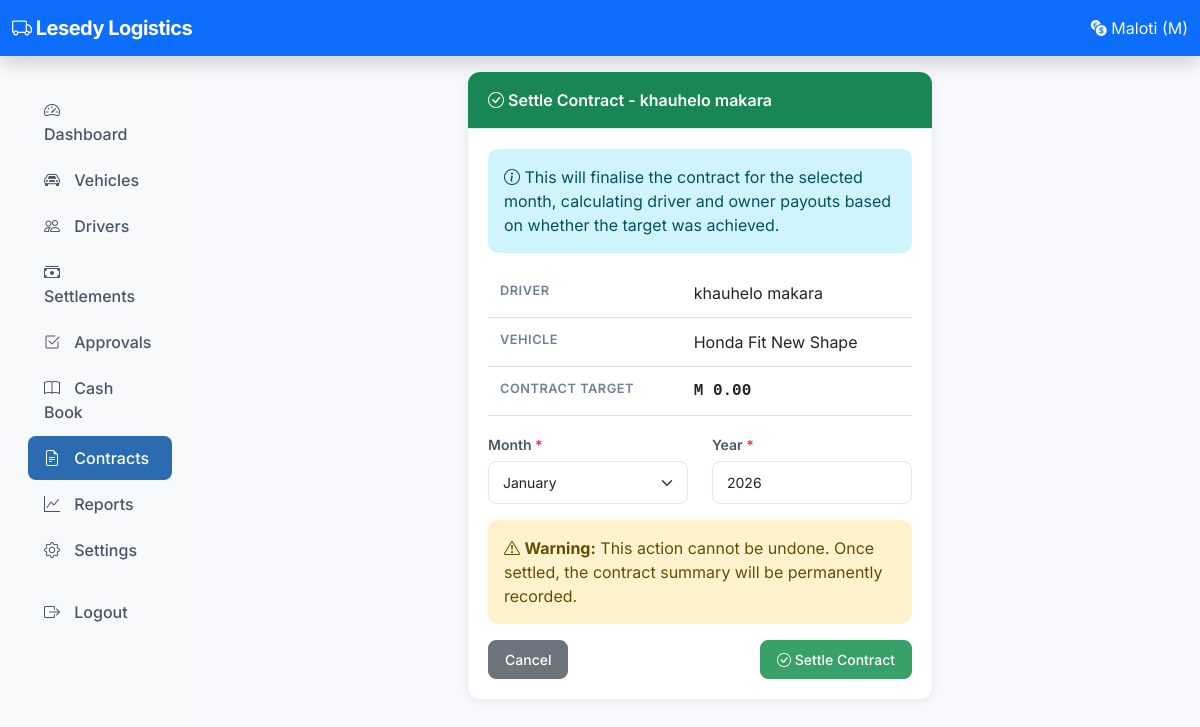
The page /owner/contract/1/settle/ (signed in) on the database its author committed.
### accounts/models.py (models this page shows, shortened)
class SystemSettings(models.Model):
    debt_cap = models.DecimalField(max_digits=10, decimal_places=2, default=500.00)
    repayment_percentage = models.IntegerField(default=100)
    minimum_driver_take = models.DecimalField(max_digits=10, decimal_places=2, default=0)
    company_name = models.CharField(max_length=200, default='My Transport Fleet')
    company_phone = models.CharField(max_length=20, blank=True)
    company_email = models.EmailField(blank=True)
    company_address = models.TextField(blank=True)
    company_logo = models.ImageField(upload_to='company/', null=True, blank=True)
    days_in_month_for_salary = models.IntegerField(default=30)
    contract_settlement_day = models.IntegerField(default=1,
                                                   help_text="Day of month when contract is settled")
    default_bank_account = models.ForeignKey(
        'cashbook.BankAccount', on_delete=models.SET_NULL, null=True, blank=True
    )
    cash_alert_threshold = models.DecimalField(max_digits=10, decimal_places=2, default=1000.00)
    bank_alert_threshold = models.DecimalField(max_digits=10, decimal_places=2, default=2000.00)
    updated_at = models.DateTimeField(auto_now=True)
    class Meta:
        verbose_name_plural = "System Settings"
    @classmethod
    def get_settings(cls):
        obj, created = cls.objects.get_or_create(id=1)
        return obj

### drivers/models.py (models this page shows, shortened)
class Driver(models.Model):
    name = models.CharField(max_length=200)
    phone = models.CharField(max_length=20, unique=True)
    email = models.EmailField(blank=True, null=True)
    address = models.TextField(blank=True)
    id_number = models.CharField(max_length=50, blank=True)
    license_type = models.CharField(max_length=10, blank=True)
    license_number = models.CharField(max_length=50, blank=True)
    license_expiry = models.DateField(null=True, blank=True)
    vehicle = models.ForeignKey(
        Vehicle,
        on_delete=models.SET_NULL,
        null=True,
        blank=True,
        related_name='drivers',
    )
    is_active = models.BooleanField(default=True)
    hire_date = models.DateField(auto_now_add=True)
    termination_date = models.DateField(null=True, blank=True)
    settlement_frequency = models.CharField(
        max_length=10,
        choices=[('daily', 'Daily'), ('weekly', 'Weekly')],
        blank=True,
        null=True,
        help_text='Override vehicle default',
    )
    daily_quota_override = models.DecimalField(max_digits=10, decimal_places=2, null=True, blank=True)
    monthly_salary_override = models.DecimalField(max_digits=10, decimal_places=2, null=True, blank=True)
    percentage_override = models.DecimalField(max_digits=5, decimal_places=2, null=True, blank=True)
    contract_target_override = models.DecimalField(max_digits=10, decimal_places=2, null=True, blank=True)
    contract_success_bonus_fixed_override = models.DecimalField(max_digits=10, decimal_places=2, null=True, blank=True)
    contract_success_bonus_percentage_override = models.DecimalField(max_digits=5, decimal_places=2, null=True, blank=True)
    contract_failure_percentage_override = models.DecimalField(max_digits=5, decimal_places=2, null=True, blank=True)
    driver_code = models.CharField(max_length=4, unique=True, blank=True, null=True,
                                   help_text='4-digit code for driver portal login')
    portal_password = models.CharField(max_length=128, blank=True, null=True)
    is_portal_enabled = models.BooleanField(default=False)
    last_login = models.DateTimeField(null=True, blank=True)
    created_at = models.DateTimeField(auto_now_add=True)
    updated_at = models.DateTimeField(auto_now=True)
    @property
    def effective_contract_target(self):
        if self.vehicle and self.vehicle.operating_model == 'contract':
            return self.contract_target_override or self.vehicle.contract_target
        return 0

### vehicles/models.py (models this page shows, shortened)
class Vehicle(models.Model):
    VEHICLE_TYPES = [
        ('sedan', 'Sedan (4-seater)'),
        ('minivan', 'Minivan (6-8 seater)'),
        ('minibus', 'Minibus (14-seater)'),
        ('bus', 'Bus (30-50 seater)'),
    ]
    OPERATING_MODELS = [
        ('quota', 'Quota System'),
        ('salary', 'Monthly Salary'),
        ('percentage', 'Percentage System'),
        ('contract', 'Contract System'),
    ]
    name = models.CharField(max_length=100)
    vehicle_type = models.CharField(max_length=20, choices=VEHICLE_TYPES)
    seats = models.PositiveIntegerField()
    plate = models.CharField(max_length=20, unique=True)
    operating_model = models.CharField(max_length=20, choices=OPERATING_MODELS, default='quota')
    daily_quota = models.DecimalField(max_digits=10, decimal_places=2, default=250.00,
                                       help_text="Only used for quota model")
    monthly_salary = models.DecimalField(max_digits=10, decimal_places=2, default=3000.00,
                                          help_text="Only used for salary model")
    driver_percentage = models.DecimalField(max_digits=5, decimal_places=2, default=30.00,
                                             help_text="Driver's percentage of gross income (e.g., 30%)")
    contract_target = models.DecimalField(max_digits=10, decimal_places=2, default=15000.00,
                                           help_text="Monthly target gross income for contract model")
    contract_success_bonus_type = models.CharField(max_length=20, choices=[
        ('fixed', 'Fixed Amount'),
        ('percentage', 'Percentage of Gross'),
        ('hybrid', 'Hybrid (Fixed + Percentage)'),
    ], default='fixed', help_text="Only used for contract model")
    contract_success_bonus_fixed = models.DecimalField(max_digits=10, decimal_places=2, default=2000.00,
                                                        help_text="Fixed bonus amount if target achieved")
    contract_success_bonus_percentage = models.DecimalField(max_digits=5, decimal_places=2, default=10.00,
                                                             help_text="Percentage bonus if target achieved (e.g., 10%)")
    contract_failure_percentage = models.DecimalField(max_digits=5, decimal_places=2, default=20.00,
                                                       help_text="Percentage of gross income driver keeps if target is NOT achieved")
    insurance = models.DecimalField(max_digits=10, decimal_places=2, default=0)
    permit_cost = models.DecimalField(max_digits=10, decimal_places=2, default=0)
    loan_payment = models.DecimalField(max_digits=10, decimal_places=2, default=0)
    default_settlement_frequency = models.CharField(max_length=10, choices=[
        ('daily', 'Daily'),
        ('weekly', 'Weekly'),
    ], default='daily')
    is_active = models.BooleanField(default=True)
    created_at = models.DateTimeField(auto_now_add=True)
    updated_at = models.DateTimeField(auto_now=True)

### owner/views.py (the view, shortened to what this page needs)
# urls.py: path('contract/<int:driver_id>/settle/', views.contract_settle, name='owner_contract_settle'),
@owner_required
def contract_settle(request, driver_id):
    driver = get_object_or_404(Driver, id=driver_id)
    today = date.today()
    return render(request, 'owner/contract/settle.html', {'driver': driver})

### templates/owner/contract/settle.html (shortened to what this page needs)
{% extends 'base.html' %}
{% block content %}
<div class="row justify-content-center">
    <div class="col-md-6">
        <div class="card">
            <div class="card-header bg-success text-white">
                <i class="bi bi-check-circle"></i> Settle Contract - {{ driver.name }}
            </div>
            <div class="card-body">
                <div class="alert alert-info">
                    <i class="bi bi-info-circle"></i> This will finalise the contract for the selected month, calculating driver and owner payouts based on whether the target was achieved.
                </div>
                <table class="table table-sm mb-3">
                    <tr><th>Driver</th><td>{{ driver.name }}</td></tr>
                    <tr><th>Vehicle</th><td>{{ driver.vehicle.name|default:"-" }}</td></tr>
                    <tr><th>Contract Target</th><td class="amount">M {{ driver.effective_contract_target|floatformat:2 }}</td></tr>
                </table>
                <form method="post">
                    <div class="row mb-3">
                        <div class="col-md-6">
                            <label class="form-label">Month <span class="text-danger">*</span></label>
                            <select name="month" class="form-select" required>
                                <option value="1">January</option>
                            </select>
                        </div>
                        <div class="col-md-6">
                            <label class="form-label">Year <span class="text-danger">*</span></label>
                            <input type="number" name="year" class="form-control" value="{{ request.user.date_joined.year|default:2026 }}" required>
                        </div>
                    </div>
                    <div class="alert alert-warning">
                        <i class="bi bi-exclamation-triangle"></i> <strong>Warning:</strong> This action cannot be undone. Once settled, the contract summary will be permanently recorded.
                    </div>
                    <div class="d-flex justify-content-between">
                        <a href="{% url 'owner_contract_detail' driver.id %}" class="btn btn-secondary">Cancel</a>
                        <button type="submit" class="btn btn-success"><i class="bi bi-check-circle"></i> Settle Contract</button>
                    </div>
                </form>
            </div>
        </div>
    </div>
</div>
{% endblock %}

### templates/base.html (shortened to what this page needs)
{% load static %}
<!DOCTYPE html>
<html lang="en">
<head>
    <link href="https://cdn.jsdelivr.net/npm/bootstrap@5.3.0/dist/css/bootstrap.min.css" rel="stylesheet">
    <link rel="stylesheet" href="https://cdn.jsdelivr.net/npm/bootstrap-icons@1.11.0/font/bootstrap-icons.css">
    <link rel="stylesheet" href="{% static 'css/style.css' %}">
</head>
<body>
    <nav class="navbar navbar-dark bg-primary shadow">
        <div class="container-fluid">
            <a class="navbar-brand" href="{% url 'owner_dashboard' %}">
                <i class="bi bi-truck"></i> {{ company_name|default:"Taxi Accounting" }}
            </a>
            <span class="navbar-text text-light">
                <i class="bi bi-currency-exchange"></i> Maloti (M)
            </span>
        </div>
    </nav>
    <div class="container-fluid">
        <div class="row">
            <nav class="col-md-3 col-lg-2 d-none d-md-block bg-light sidebar">
                <div class="position-sticky">
                    <ul class="nav flex-column p-3">
                        <li class="nav-item">
                            <a class="nav-link {% if request.resolver_match.url_name == 'owner_dashboard' %}active{% endif %}"
                               href="{% url 'owner_dashboard' %}">
                                <i class="bi bi-speedometer2"></i> Dashboard
                            </a>
                        </li>
                        <li class="nav-item">
                            <a class="nav-link {% if 'vehicle' in request.resolver_match.url_name %}active{% endif %}"
                               href="{% url 'owner_vehicle_list' %}">
                                <i class="bi bi-car-front"></i> Vehicles
                            </a>
                        </li>
                        <li class="nav-item">
                            <a class="nav-link {% if 'driver' in request.resolver_match.url_name %}active{% endif %}"
                               href="{% url 'owner_driver_list' %}">
                                <i class="bi bi-people"></i> Drivers
                            </a>
                        </li>
                        <li class="nav-item">
                            <a class="nav-link {% if 'settlement' in request.resolver_match.url_name %}active{% endif %}"
                               href="{% url 'owner_settlement_list' %}">
                                <i class="bi bi-cash-stack"></i> Settlements
                            </a>
                        </li>
                        <li class="nav-item">
                            <a class="nav-link {% if 'approval' in request.resolver_match.url_name %}active{% endif %}"
                               href="{% url 'owner_pending_approvals' %}">
                                <i class="bi bi-check2-square"></i> Approvals
                            </a>
                        </li>
                        <li class="nav-item">
                            <a class="nav-link {% if 'cashbook' in request.resolver_match.url_name or 'bank' in request.resolver_match.url_name %}active{% endif %}"
                               href="{% url 'owner_cashbook_dashboard' %}">
                                <i class="bi bi-book"></i> Cash Book
                            </a>
                        </li>
                        <li class="nav-item">
                            <a class="nav-link {% if 'contract' in request.resolver_match.url_name %}active{% endif %}"
                               href="{% url 'owner_contract_dashboard' %}">
                                <i class="bi bi-file-earmark-text"></i> Contracts
                            </a>
                        </li>
                        <li class="nav-item">
                            <a class="nav-link {% if 'report' in request.resolver_match.url_name %}active{% endif %}"
                               href="{% url 'report_index' %}">
                                <i class="bi bi-graph-up"></i> Reports
                            </a>
                        </li>
                        <li class="nav-item">
                            <a class="nav-link {% if 'setting' in request.resolver_match.url_name %}active{% endif %}"
                               href="{% url 'owner_settings' %}">
                                <i class="bi bi-gear"></i> Settings
                            </a>
                        </li>
                        <li class="nav-item mt-3">
                            <a class="nav-link" href="{% url 'logout' %}">
                                <i class="bi bi-box-arrow-right"></i> Logout
                            </a>
                        </li>
                    </ul>
                </div>
            </nav>
            <main class="col-md-9 col-lg-10 px-4 py-3">
                {% block content %}{% endblock %}
            </main>
        </div>
    </div>
</body>
</html>

### rows shown on the page
SystemSettings: company_name "Lesedy Logistics"
Driver: name "khauhelo makara", vehicle.name "Honda Fit New Shape", effective_contract_target "0.00"
